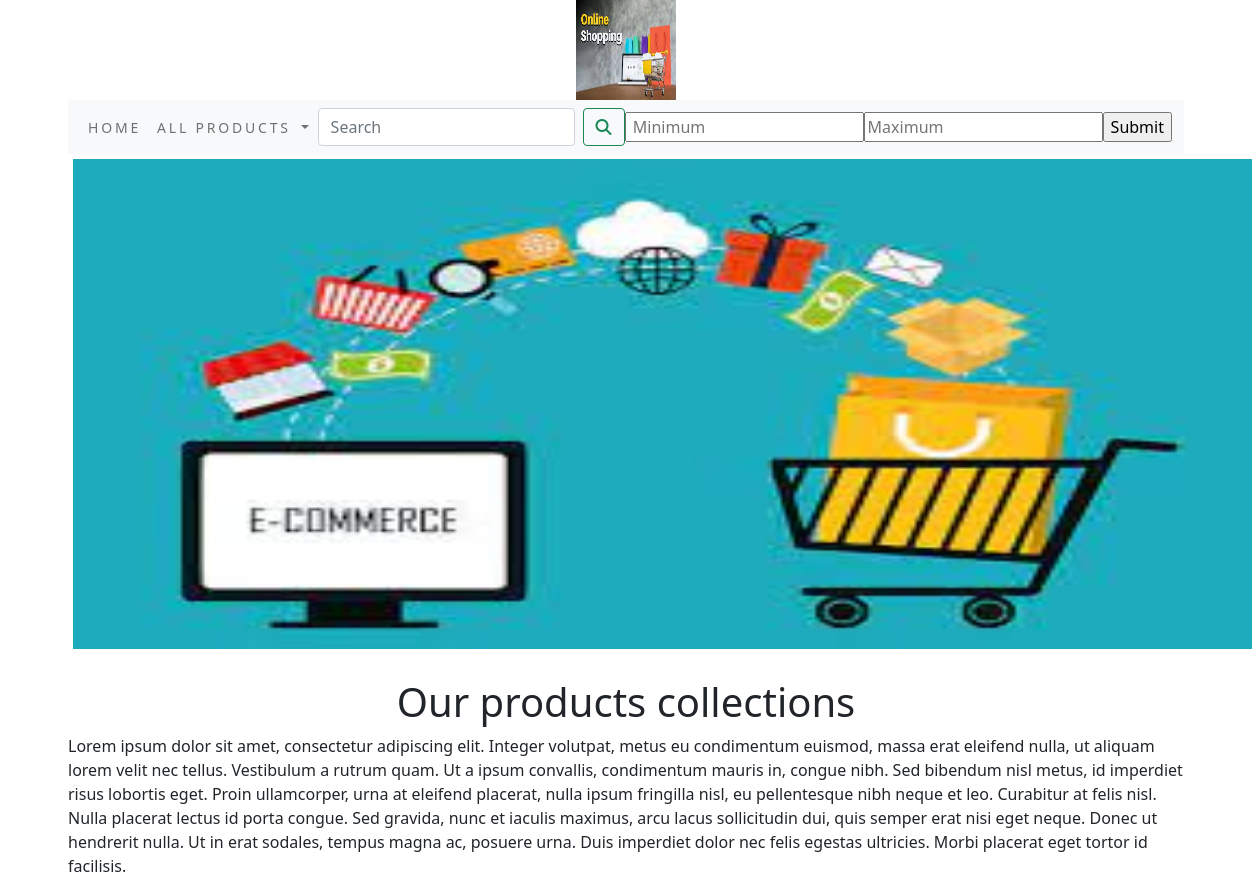
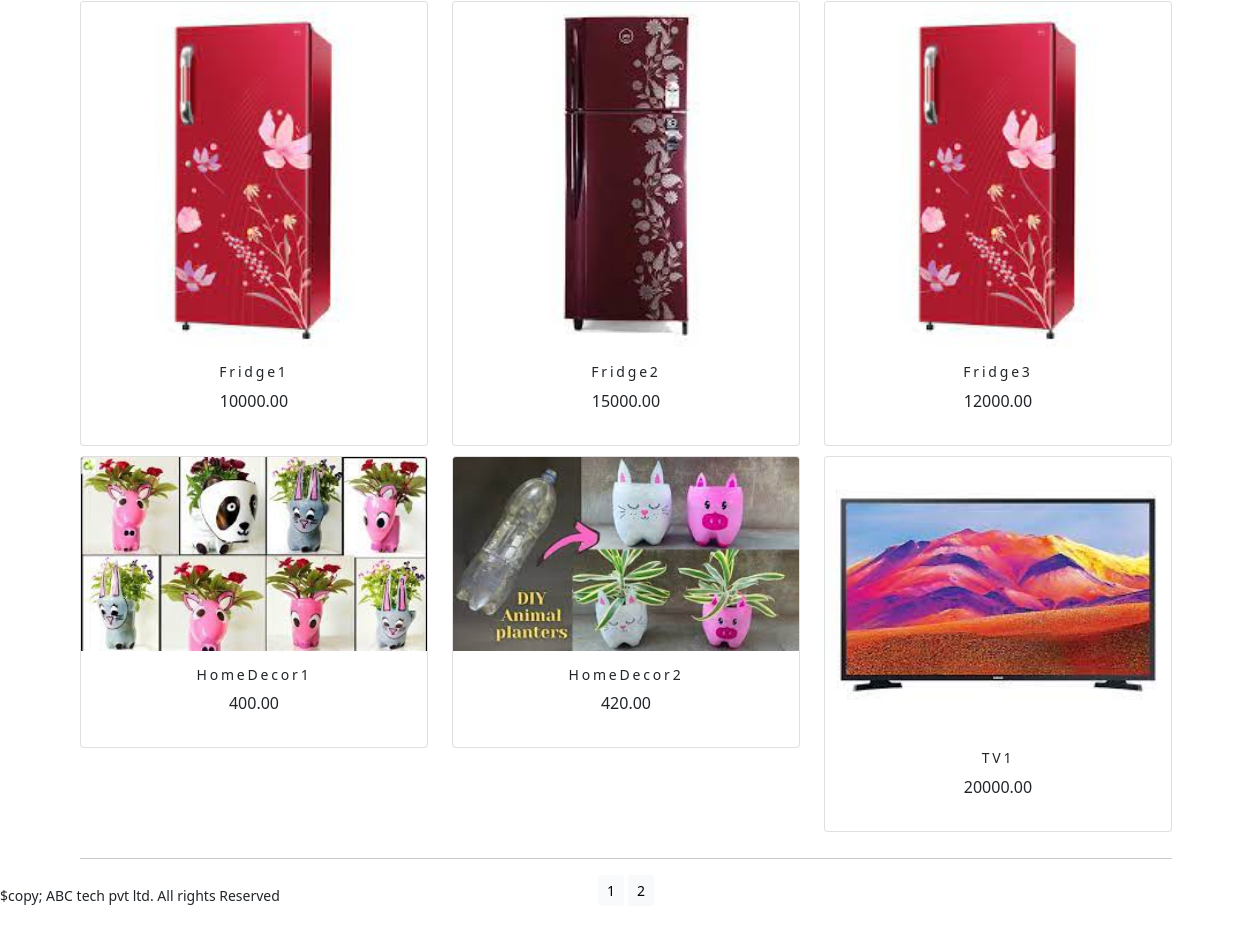
The app's page /ecommerceapp/ with its own data (2 pictures, top to bottom).
### ecommerceapp/models.py (models this page shows, shortened)
class Product(models.Model):
    name = models.CharField(max_length=250,unique=True)
    slug = models.SlugField(max_length=250,unique=True)
    description = models.TextField(blank=True)
    price = models.DecimalField(max_digits=10,decimal_places=2)
    category = models.ForeignKey(Category,on_delete = models.CASCADE)
    image = models.ImageField(upload_to='product', blank=True)
    stock = models.IntegerField()
    available = models.BooleanField(default= True)
    created = models.DateTimeField(auto_now_add= True)
    updated = models.DateTimeField(auto_now= True)
    def get_url(self):
        return reverse('ecommerceapp:prodCatdetail',args = [self.category.slug,self.slug])
    class Meta:
        ordering = ('name',)
        verbose_name = 'product'
        verbose_name_plural = 'products'

### ecommerceapp/views.py (the view)
# urls.py: path('',views.allProdCat,name = 'allProdCat'),
def allProdCat(request,c_slug = None):
    c_page = None
    products_list = None
    if c_slug!= None:
        c_page = get_object_or_404(Category, slug = c_slug)
        products_list= Product.objects.all().filter(category = c_page, available = True)
    else:
        products_list= Product.objects.all().filter(available = True)
    paginator = Paginator( products_list,6)
    try:
        page = int(request.GET.get('page','1'))
    except:
        page = 1
    try:
        products = paginator.page(page)
    except (EmptyPage,InvalidPage):
        products = paginator.page(paginator.num_pages)
    return render (request, "category.html",{'category':c_page,'products': products})

### cart/context_processors.py (called while the page is built)
def counter(request):
    item_count = 0
    if 'admin' in request.path:
        return{}
    else:
        try:
            cart = Cart.objects.filter(cart_id = _cart_id(request))
            cart_items = CartItem.objects.all().filter(cart = cart[:1])
            for cart_item in cart_items:
                item_count += cart_item.quantity
        except Cart.DoesNotExist:
            item_count = 0
    return dict(item_count = item_count)

### cart/views.py (called while the page is built)
def _cart_id(request):
    cart = request.session.session_key
    if not cart:
        cart = request.session.create()
    return cart

### ecommerceapp/context_processors.py (called while the page is built)
def menu_links(request):
    links = Category.objects.all()
    return dict(links= links)

### ecommerceapp/models.py (called while the page is built)
    def get_url(self):
        return reverse('ecommerceapp:products_by_category',args=[self.slug])

### templates/category.html (shortened to what this page needs)
{% extends 'base.html' %}
{% load static %}
{% block content %}
<div class="mx_auto">
    {% if category %}
        <img class = "my_image" src="{{category.image.url}}" alt="{{category.name}}" width="1000px" height="400px">
</div>
    <br>
<div>
        <h1 class = "text-center my_title"> {{category.name}}</h1>
        <p class=" text-justify">{{category.description}}</p>
</div>
    {% else %}
    <div>
        <img class ="my_image my_image_padding" src =" {% static 'img/banner.png' %}" alt = "our products" width="1200px" height="500px">
    </div>
        <br>
    <div>
        <h1 class = "text-center my_title"> Our products collections</h1>
        <p class =  "text-justify">Lorem ipsum dolor sit amet, consectetur adipiscing elit. Integer volutpat, metus eu condimentum euismod, massa erat eleifend nulla, ut aliquam lorem velit nec tellus. Vestibulum a rutrum quam. Ut a ipsum convallis, condimentum mauris in, congue nibh. Sed bibendum nisl metus, id imperdiet risus lobortis eget. Proin ullamcorper, urna at eleifend placerat, nulla ipsum fringilla nisl, eu pellentesque nibh neque et leo. Curabitur at felis nisl. Nulla placerat lectus id porta congue. Sed gravida, nunc et iaculis maximus, arcu lacus sollicitudin dui, quis semper erat nisi eget neque. Donec ut hendrerit nulla. Ut in erat sodales, tempus magna ac, posuere urna. Duis imperdiet dolor nec felis egestas ultricies. Morbi placerat eget tortor id facilisis.</p>
    </div>
    {% endif %}
<div class = "container">
    <div class = "row mx_auto">
        {% for product in products.object_list %}
        <div class = "my_bottom_margin col-9 col-sm-12 col-md-4  col-lg-4">
            <div class = "card text-center" style = "min-width:18rem;">
            <a href = "{{product.get_url}}"><img class = "card-img-top my_image" src = "{{product.image.url}}" alt = "{{product.name}}"></a>
                <div class = "card-body">
                    <h4>{{product.name}}</h4>
                    <p>{{product.price}}</p>
                </div>
        </div>
    </div>
    {% endfor %}
</div>
    <div class = "mx-auto">
        {% if products.paginator.num_pages > 1 %}
       <hr>
        <div class  = "text-center">
            {% for pg in products.paginator.page_range %}
            <a href = "?page={{pg}}" class="btn btn-light btn-sm {% if products.number == pg %} active {%endif %}">{{pg}}</a>
        {% endfor %}
        </div>
         {% endif %}
    </div>
    <br>
</div>
{% endblock %}

### templates/base.html (shortened to what this page needs)
{% load static %}
<!DOCTYPE html>
<html lang="en">
<head>
    <link rel = "stylesheet" href = "{% static 'css/custom.css' %}">
     <link href="{% static 'css/bootstrap.min.css' %}" rel="stylesheet">
</head>
<body>
<div class = "container">
{% include 'header.html' %}
{% include 'navbar.html' %}
{% block content %}
{% endblock %}
  </div>
{% include 'footer.html' %}
</body>
</html>

### templates/header.html
{% load static %}
<header>
    <center>
        <a href = "{%url 'ecommerceapp:allProdCat' %}"> <img src = "{% static 'img/logo.png' %}" alt = "logimage" width="100px" height="100px">
    </center>
</header>

### templates/navbar.html (shortened to what this page needs)
<nav class="navbar navbar-expand-lg navbar-light bg-light">
  <div class="container-fluid">
    <div class="collapse navbar-collapse" id="navbarSupportedContent">
      <ul class="navbar-nav me-auto mb-2 mb-lg-0">
        <li class="nav-item">
          <a class="nav-link" href="#">Home</a>
        </li>
        <li class="nav-item dropdown {% if 'ecommerceapp' in request.path %} active {% endif %}">
          <a class="nav-link dropdown-toggle" href="#" id="navbarDropdown" role="button" data-bs-toggle="dropdown" aria-expanded="false">
            All Products
        </li>
      </ul>
      <form class="d-flex" action="{% url 'searchapp:searchResult' %}" method ="get" >
        <input class="form-control me-2" type="search" placeholder="Search" name="q" aria-label="Search">
        <button class="btn btn-outline-success" type="submit"><i class="fa fa-search"></i></button>
      </form>
      {% block content %}
      <form class="d-flex" action="{% url 'searchapp:sort' %}" method ="get" >
    <input type="number"  name = "Price" placeholder=" Minimum"><br>
    <input type="number"  name = "Price"  placeholder="Maximum"><br>
        <input type="submit">
    </form>
{% endblock %}
    </div>
  </div>
</nav>

### templates/footer.html
<div class = "footer navbar fixed-bottom my_footer ">
  <p class ="text-center"> $copy; ABC tech pvt ltd. All rights Reserved </p>
</div>

### static/css/custom.css (style rules this page uses)
body { font-family: 'Roboto', sans-serif; }
.nav-item { letter-spacing : .2em; font-size :14px; text-transform : uppercase; }
.my_footer p { padding-top:20px; font-size : 14px; }
.my_image { width : 100% height: auto; }
.my_image_padding { padding:5px; }
.my_bottom_margin { margin-bottom:10px; }
.card-body h4 { font-size :14px; text_transform:uppercase; letter-spacing : .2em; }

### records on screen
Product: image (picture), name "Fridge1", price "10000.00"
Product: image (picture), name "Fridge2", price "15000.00"
Product: image (picture), name "Fridge3", price "12000.00"
Product: image (picture), name "HomeDecor1", price "400.00"
Product: image (picture), name "HomeDecor2", price "420.00"
Product: image (picture), name "TV1", price "20000.00"

### other values on screen
{{ pg }} "1" "2"
